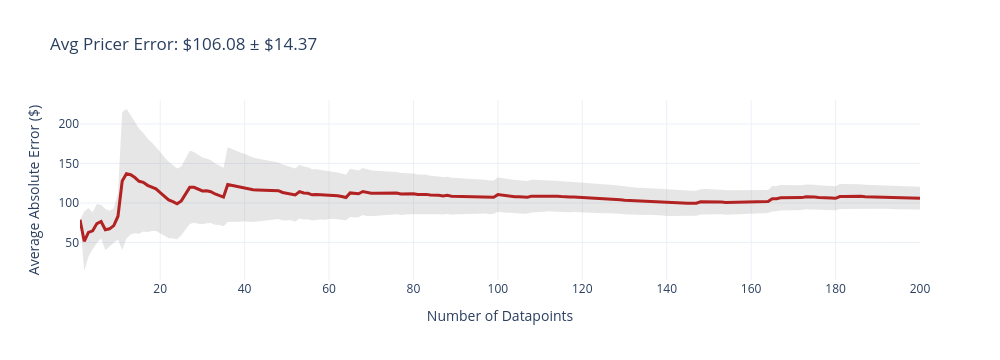
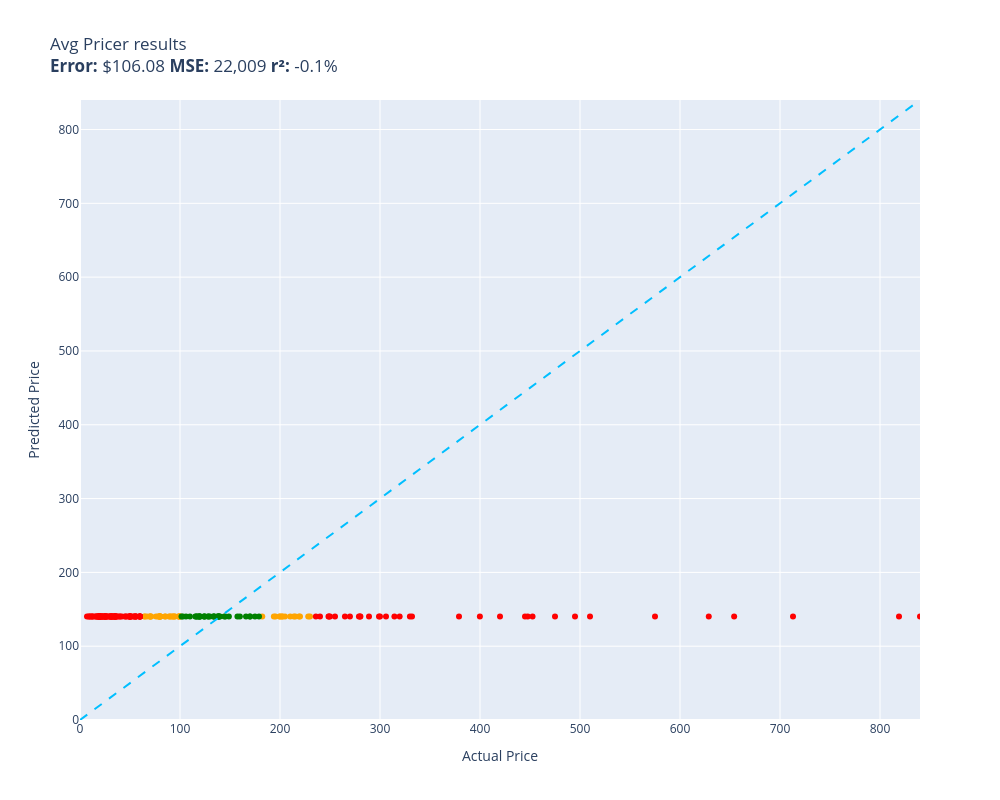

Notebook source saved alongside these figures, in order:
### Code cell
prices = [item.price for item in train]
avg_price = sum(prices) / len(prices)
def avg_pricer(item):
    return avg_price
evaluate(avg_pricer,test)

### Figure 1 — Plotly figure (JSON) as saved in the notebook; plotly's stock layout.template omitted (floating-point values rounded to 4 significant figures; data arrays with more than 128 entries replaced by an {"elided": "..."} marker saying what was removed)
{"data": [{"fill": "toself", "fillcolor": "rgba(128,128,128,0.2)", "hoverinfo": "skip", "line": {"color": "rgba(255,255,255,0)"}, "name": "95% CI", "showlegend": false, "type": "scatter", "x": {"elided": "400 int values"}, "y": {"elided": "400 float values"}}, {"customdata": {"elided": "200x1 float values"}, "hovertemplate": "n=%{x}<br>Avg Error=$%{y:,.2f}<br>±95% CI=$%{customdata[0]:,.2f}<extra></extra>", "line": {"color": "firebrick", "width": 3}, "mode": "lines", "name": "Cumulative Avg Error", "type": "scatter", "x": {"elided": "200 int values"}, "y": {"elided": "200 float values"}}], "layout": {"height": 360, "showlegend": false, "title": {"text": "Avg Pricer Error: $106.08 ± $14.37"}, "width": 1000, "xaxis": {"title": {"text": "Number of Datapoints"}}, "yaxis": {"title": {"text": "Average Absolute Error ($)"}}}}

### Figure 2 — Plotly figure (JSON) as saved in the notebook; plotly's stock layout.template omitted (floating-point values rounded to 4 significant figures)
{"data": [{"customdata": [["Old Blood Noise Excess V2 Distortion Cho...\nGuess=$140.35 Actual=$219.00"], ["EXMAX NG-10X Fresnel Lens Focusing Adapt...\nGuess=$140.35 Actual=$69.98"], ["RBC12-UPC Replacement Battery Cartridge ...\nGuess=$140.35 Actual=$229.99"], ["ACDelco GM Original Equipment FW339 Fron...\nGuess=$140.35 Actual=$215.33"], ["Panasonic KX-TG6511B DECT 6.0 PLUS Expan...\nGuess=$140.35 Actual=$79.20"], ["GJY Portable TV,10.6 inch Mini TV for AT...\nGuess=$140.35 Actual=$79.36"], ["APS iBoard 6-inch Aluminum (Black Powder...\nGuess=$140.35 Actual=$210.23"], ["HK SYSTEMS 13\" Heavy Duty Black \"Push\" O...\nGuess=$140.35 Actual=$84.95"], ["Aolemi Oil Rubbed Bronze Single Function...\nGuess=$140.35 Actual=$98.65"], ["Clementoni 39132.5 Jigsaw Puzzle 1,000 P...\nGuess=$140.35 Actual=$79.95"], ["KOMPUTERBAY 4GB 2X 2GB DDR2 1066MHz PC2-...\nGuess=$140.35 Actual=$80.34"], ["Travelpro Platinum Elite Slim Business L...\nGuess=$140.35 Actual=$213.83"], ["JRready ST6313 DT Deutsch Connector Kit,...\nGuess=$140.35 Actual=$199.68"], ["15\" Locking Shower Head Extension Arm in...\nGuess=$140.35 Actual=$79.95"], ["Dakota Alert MURS Alert Probe Sensor - M...\nGuess=$140.35 Actual=$219.99"], ["AUTOFREE LED Tail Lights Assembly Compat...\nGuess=$140.35 Actual=$201.99"], ["Evan-Fischer Front Bumper Cover Compatib...\nGuess=$140.35 Actual=$202.38"], ["Webcem Solar Shed Light Outdoor Indoor, ...\nGuess=$140.35 Actual=$77.96"], ["Festool 492370 Platin 2 S1000 Grit 6-Inc...\nGuess=$140.35 Actual=$91.00"], ["DIMARZIO 204284 DP 163FBK Blues Bucker G...\nGuess=$140.35 Actual=$89.99"], ["BESTILL Wall Mounted Shower Faucet Set, ...\nGuess=$140.35 Actual=$76.00"], ["Marvel Legends Series X-Men 6-Inch Archa...\nGuess=$140.35 Actual=$98.95"], ["ANZO USA 111207 GMC SIERRA 99-06 / YUKON...\nGuess=$140.35 Actual=$182.28"], ["Trim Kit for 2-handle Shower & Tub Valve...\nGuess=$140.35 Actual=$94.99"], ["Pioneer 2AM401-BN Two Handle Kitchen Fau...\nGuess=$140.35 Actual=$228.22"], ["4LT LUMINETTE Vanity Opal GLS BSN\nGuess=$140.35 Actual=$99.99"], ["MXR Carbon Copy Deluxe Analog Delay Guit...\nGuess=$140.35 Actual=$195.50"], ["CradlePoint Compact Broadband Router (CB...\nGuess=$140.35 Actual=$89.00"], ["Pyle Wireless Rear View Backup Camera - ...\nGuess=$140.35 Actual=$70.45"], ["Universal Power Group 12V 100Ah Sealed L...\nGuess=$140.35 Actual=$199.99"], ["Auertech Portable Washing Machine, 14lbs...\nGuess=$140.35 Actual=$98.99"], ["Amana Tool - SC587 Carbide Tipped 3-Wing...\nGuess=$140.35 Actual=$71.23"], ["ECCPP Power Steering Pump for 2009-2010 ...\nGuess=$140.35 Actual=$85.48"], ["UPR Mach 1 Chin Spoiler Fits 94-98 Musta...\nGuess=$140.35 Actual=$64.99"], ["SP Air Corporation SP-8102BU 1/4-Inch He...\nGuess=$140.35 Actual=$204.99"], ["Skullcandy Hesh Evo Bluetooth Headphones...\nGuess=$140.35 Actual=$69.99"], ["LCD Screen for Dell Inspiron 17R 17.3\" H...\nGuess=$140.35 Actual=$64.37"], ["Diversitech UC2436-3 Ultralite Condenser...\nGuess=$140.35 Actual=$80.39"], ["4 Inches Rolled Muffler Tip Catback Exha...\nGuess=$140.35 Actual=$193.88"], ["Samsung DA97-07603B Freezer Ice Maker As...\nGuess=$140.35 Actual=$93.02"], ["Intex River Run Connect Lounge (Four)\nGuess=$140.35 Actual=$94.49"], ["Blanco 230966 Valea Stainless Steel Sink...\nGuess=$140.35 Actual=$92.88"], ["KZ ZS10 Pro in Ear Monitor Headphone KZ ...\nGuess=$140.35 Actual=$66.99"], ["Fitness Center Gym Room Weight Train Dua...\nGuess=$140.35 Actual=$99.99"], ["MonMount Triple Monitor Stand Freestandi...\nGuess=$140.35 Actual=$79.99"]], "hovertemplate": "%{customdata[0]}<extra></extra>", "legendgroup": "orange", "marker": {"color": "orange", "size": 6, "symbol": "circle"}, "mode": "markers", "name": "orange", "orientation": "v", "showlegend": true, "type": "scatter", "x": [219.0, 69.98, 230.0, 215.3, 79.2, 79.36, 210.2, 84.95, 98.65, 79.95, 80.34, 213.8, 199.7, 79.95, 220.0, 202.0, 202.4, 77.96, 91.0, 89.99, 76.0, 98.95, 182.3, 94.99, 228.2, 99.99, 195.5, 89.0, 70.45, 200.0, 98.99, 71.23, 85.48, 64.99, 205.0, 69.99, 64.37, 80.39, 193.9, 93.02, 94.49, 92.88, 66.99, 99.99, 79.99], "xaxis": "x", "y": [140.3, 140.3, 140.3, 140.3, 140.3, 140.3, 140.3, 140.3, 140.3, 140.3, 140.3, 140.3, 140.3, 140.3, 140.3, 140.3, 140.3, 140.3, 140.3, 140.3, 140.3, 140.3, 140.3, 140.3, 140.3, 140.3, 140.3, 140.3, 140.3, 140.3, 140.3, 140.3, 140.3, 140.3, 140.3, 140.3, 140.3, 140.3, 140.3, 140.3, 140.3, 140.3, 140.3, 140.3, 140.3], "yaxis": "y"}, {"customdata": [["telpo Headlight Assembly Fit For 15 Camr...\nGuess=$140.35 Actual=$115.99"], ["SuppliesOutlet Compatible Toner Cartridg...\nGuess=$140.35 Actual=$144.29"], ["PEMP E65 E66 CDC Simulate Optical Fiber ...\nGuess=$140.35 Actual=$119.00"], ["Intermatic PX300 12V 300W Transformer wi...\nGuess=$140.35 Actual=$134.00"], ["CORSAIR Dominator Platinum RGB 32GB (2x1...\nGuess=$140.35 Actual=$124.00"], ["SKB iSeries 3i-13096-6KP Case for BlackM...\nGuess=$140.35 Actual=$174.99"], ["GanFindX Portable Car Hand Controls for ...\nGuess=$140.35 Actual=$159.90"], ["Scranton & Co 3 Drawer Mobile File Cabin...\nGuess=$140.35 Actual=$115.35"], ["Wenger City Upgrade Laptop Backpack with...\nGuess=$140.35 Actual=$145.42"], ["3D Tree Hole Branches 075 Stair Risers D...\nGuess=$140.35 Actual=$129.99"], ["Fjallraven, Kanken Laptop 15\" Backpack f...\nGuess=$140.35 Actual=$119.65"], ["Diversitech WG840585 Motor, (Ddb) 1/3Hp,...\nGuess=$140.35 Actual=$134.12"], ["Western Digital Enterprise RE4-GP 2TB SA...\nGuess=$140.35 Actual=$109.95"], ["PM Auto Front Right Quick Complete Strut...\nGuess=$140.35 Actual=$124.94"], ["Dell Optiplex 390 Desktop Computer i3 3....\nGuess=$140.35 Actual=$124.27"], ["Pidoko Kids Train Table, Grey with 90 Pc...\nGuess=$140.35 Actual=$119.97"], ["EMART Photography C Stand with Boom Arm,...\nGuess=$140.35 Actual=$119.99"], ["Grey Pneumatic 1311SD Impact Socket Set\nGuess=$140.35 Actual=$157.43"], ["4pc Wheel Spacers Adapters 4\" (2inch Per...\nGuess=$140.35 Actual=$116.95"], ["Urth 62mm UV, Circular Polarizing (CPL),...\nGuess=$140.35 Actual=$139.00"], ["LSI Broadcom SAS 9300-8i 8-port 12Gb/s S...\nGuess=$140.35 Actual=$118.00"], ["DuraGo 29515020 Front Hub Assembly\nGuess=$140.35 Actual=$128.34"], ["Ibanez M510OVS Acoustic Mandolin in Vint...\nGuess=$140.35 Actual=$169.99"], ["GENUINE VOLVO THERMOSTAT (3.0, 3.2) S60 ...\nGuess=$140.35 Actual=$102.85"], ["Cardone 84-58642 New HEI Electronic Dist...\nGuess=$140.35 Actual=$165.99"], ["18 Inch White Undermount Kitchen Sink - ...\nGuess=$140.35 Actual=$179.00"], ["New Replacement seat cover fits Yamaha M...\nGuess=$140.35 Actual=$138.95"], ["Evan Fischer Radiator Cooling Fan Assemb...\nGuess=$140.35 Actual=$137.34"], ["ROHL WSGUM3018WH Wire Sink Grids, White\nGuess=$140.35 Actual=$128.28"], ["ASUS VY279HE-W 27” 1080P Monitor - White...\nGuess=$140.35 Actual=$138.10"], ["KUNFINE Android Radio CarPlay & Android ...\nGuess=$140.35 Actual=$106.00"], ["StonKraft Brass Chess Board Game Set wit...\nGuess=$140.35 Actual=$140.00"], ["DuraGo BR5330 Front Vented Disc Brake Ro...\nGuess=$140.35 Actual=$101.51"], ["Vinyl Soft Top Roll-up Adjustable Truck ...\nGuess=$140.35 Actual=$148.88"], ["Targus CityGear Durable Backpack, Black,...\nGuess=$140.35 Actual=$133.43"], ["Garmin 010-12402-10 GT15M-TM Transom-Mou...\nGuess=$140.35 Actual=$138.74"], ["Xiaomi Redmi 10 2022 NFC 4G LTE (128GB +...\nGuess=$140.35 Actual=$169.99"]], "hovertemplate": "%{customdata[0]}<extra></extra>", "legendgroup": "green", "marker": {"color": "green", "size": 6, "symbol": "circle"}, "mode": "markers", "name": "green", "orientation": "v", "showlegend": true, "type": "scatter", "x": [116.0, 144.3, 119.0, 134.0, 124.0, 175.0, 159.9, 115.3, 145.4, 130.0, 119.7, 134.1, 110.0, 124.9, 124.3, 120.0, 120.0, 157.4, 117.0, 139.0, 118.0, 128.3, 170.0, 102.8, 166.0, 179.0, 138.9, 137.3, 128.3, 138.1, 106.0, 140.0, 101.5, 148.9, 133.4, 138.7, 170.0], "xaxis": "x", "y": [140.3, 140.3, 140.3, 140.3, 140.3, 140.3, 140.3, 140.3, 140.3, 140.3, 140.3, 140.3, 140.3, 140.3, 140.3, 140.3, 140.3, 140.3, 140.3, 140.3, 140.3, 140.3, 140.3, 140.3, 140.3, 140.3, 140.3, 140.3, 140.3, 140.3, 140.3, 140.3, 140.3, 140.3, 140.3, 140.3, 140.3], "yaxis": "y"}, {"customdata": [["NewPower99 Battery Kit for Samsung Galax...\nGuess=$140.35 Actual=$54.95"], ["Stand for Raven Pro Document Scanner - P...\nGuess=$140.35 Actual=$29.85"], ["8544771 Dryer Heating Element, 279816 Th...\nGuess=$140.35 Actual=$35.74"], ["Pump Head TBVECHI 175PSI 4KW 5.5HP 21CFM...\nGuess=$140.35 Actual=$329.90"], ["Bam France 2002XL Contoured Hightech Bla...\nGuess=$140.35 Actual=$713.00"], ["Metabo HPT 36V MultiVolt™ Cordless Rotar...\nGuess=$140.35 Actual=$379.00"], ["46mm Digital Pro High-Resolution Close-U...\nGuess=$140.35 Actual=$19.99"], ["Innovative Percussion CB-6 Chamois Bass ...\nGuess=$140.35 Actual=$54.32"], ["LOVE MEI Galaxy S10 Lite Case, Military ...\nGuess=$140.35 Actual=$32.98"], ["LD Products Compatible Toner Cartridge R...\nGuess=$140.35 Actual=$49.98"], ["Bam Trekking 3027SB Single Black Clarine...\nGuess=$140.35 Actual=$332.00"], ["DEWALT 20V MAX* XR Impact Driver with Bl...\nGuess=$140.35 Actual=$452.53"], ["Mini PC, Kinupute Desktop Computer E3-12...\nGuess=$140.35 Actual=$495.00"], ["June Garden 12\" Sweet Dolly Charlotte - ...\nGuess=$140.35 Actual=$19.99"], ["10GBase-LR SFP+ Transceiver, Handar 10GB...\nGuess=$140.35 Actual=$19.99"], ["Deco Mount Pro Tripod Microphone Stand w...\nGuess=$140.35 Actual=$59.95"], ["Canon EOS Rebel T7 Digital SLR Camera wi...\nGuess=$140.35 Actual=$819.00"], ["Evergreen HSHB2005 Cylinder Head Gasket ...\nGuess=$140.35 Actual=$59.69"], ["Task T24287 Roman Ogee Router Bit with 1...\nGuess=$140.35 Actual=$55.88"], ["Southwire 120V/15A Right Angle User Atta...\nGuess=$140.35 Actual=$37.87"], ["Mylites+ Standard Comic Book Mylar Sleev...\nGuess=$140.35 Actual=$34.99"], ["Tidal Front + Rear Fender Flares 4PC Poc...\nGuess=$140.35 Actual=$254.99"], ["DALDED LED Light Kit for Lego Sonic Gree...\nGuess=$140.35 Actual=$24.99"], ["152MM Hole Saws M42 Bi-Metal High Speed ...\nGuess=$140.35 Actual=$17.99"], ["Baseball Backpacks Large 18 Inch Bookbag...\nGuess=$140.35 Actual=$31.77"], ["Adams Check Payment and Deposit Register...\nGuess=$140.35 Actual=$35.49"], ["KOHLER 18865-CP Filtered Water Faucet, P...\nGuess=$140.35 Actual=$475.00"], ["Projector, CRAZVIEW Projector with WiFi ...\nGuess=$140.35 Actual=$53.40"], ["Retevis RT68 Soft Earhook Walkie Talkie ...\nGuess=$140.35 Actual=$6.99"], ["MC: Pindicator (Dual Intensity Amber)\nGuess=$140.35 Actual=$40.00"], ["Laisomeke Waterproof Junction Box, Unive...\nGuess=$140.35 Actual=$11.99"], ["Sumerain S1339CM Double Handle Widesprea...\nGuess=$140.35 Actual=$235.86"], ["Poison Spyder 10-08-020 Rocker Knocker\nGuess=$140.35 Actual=$628.76"], ["VLAND LED Smoked Taillights Compatible F...\nGuess=$140.35 Actual=$239.99"], ["Lighted Triangle Mirror Cabinet Bathroom...\nGuess=$140.35 Actual=$445.00"], ["Tablet PC Cover Compatible with Lenovo T...\nGuess=$140.35 Actual=$31.61"], ["Miyaya@ Funny Animal Masks Collection fo...\nGuess=$140.35 Actual=$16.99"], ["Trail Gear Twin Stick Kit for Top Shift ...\nGuess=$140.35 Actual=$279.92"], ["Engine Thermostat, Replace 19301-PAA-306...\nGuess=$140.35 Actual=$18.89"], ["Ultra Duster Canned Air Net 10 Oz 6-Pack\nGuess=$140.35 Actual=$49.90"], ["Beck/Arnley 0421945 Air Filter\nGuess=$140.35 Actual=$35.87"], ["IQShield Screen Protector Compatible wit...\nGuess=$140.35 Actual=$9.95"], ["Liberty Imports 12 Pack: US Military Toy...\nGuess=$140.35 Actual=$16.98"], ["Neporal Full Spectrum Light Bulb, 6000K ...\nGuess=$140.35 Actual=$18.59"], ["Satco S9596, 4 Count (Pack of 1), 4.18\nGuess=$140.35 Actual=$12.00"], ["Ceramic Talavera Mexican Tile 4x4\", 9 Pi...\nGuess=$140.35 Actual=$29.95"], ["Intrepid International Dressage Letters-...\nGuess=$140.35 Actual=$26.99"], ["LEGO Marvel Avengers War Machine Buster ...\nGuess=$140.35 Actual=$59.95"], ["Kingston Brass KS269SN Kingston Clawfoot...\nGuess=$140.35 Actual=$305.99"], ["KOHLER K-1185540-CP Assembly-Slider\nGuess=$140.35 Actual=$45.67"], ["KUNN Small Electrician Tool Pouch Utilit...\nGuess=$140.35 Actual=$21.99"], ["iPhone 12/12 Pro Nicaragua Guardabarranc...\nGuess=$140.35 Actual=$19.97"], ["Replacement Remote Control for PANASONIC...\nGuess=$140.35 Actual=$34.95"], ["KS K-STORM Replacement Silicone Mushroom...\nGuess=$140.35 Actual=$8.50"], ["LSSAGOON Backpack for Women Teen Kids Gi...\nGuess=$140.35 Actual=$33.99"], ["Aeromotive 13304 Regulator, X1 Adjustabl...\nGuess=$140.35 Actual=$269.95"], ["Walker Exhaust Ultra EPA 16478 Direct Fi...\nGuess=$140.35 Actual=$574.99"], ["GE RPWF SmartWater Comparable Refrigerat...\nGuess=$140.35 Actual=$36.99"], ["MGP Caliper Covers 39011SACURD Red Powde...\nGuess=$140.35 Actual=$249.00"], ["Royal Designs, Inc. Decorative Abundant ...\nGuess=$140.35 Actual=$24.95"], ["Canon Sure Shot 90u 35mm Date Camera\nGuess=$140.35 Actual=$399.89"], ["NewFantasia Replacement Audio Cable with...\nGuess=$140.35 Actual=$31.00"], ["Mikrotik RB3011UIAS-RM RouterBOARD 10xGi...\nGuess=$140.35 Actual=$299.00"], ["MONOCARBON Forged Carbon Fiber Case for ...\nGuess=$140.35 Actual=$59.99"], ["AC Compressor & A/C Kit For BMW 335i 335...\nGuess=$140.35 Actual=$314.41"], ["Wilkinson LOW GAUSS Vintage Tone Strat S...\nGuess=$140.35 Actual=$30.93"], ["Berta (6 Pieces) 1-1/4 inch Overlay, 90 ...\nGuess=$140.35 Actual=$24.66"], ["Chalkboard Name Badges with Magnetic Bac...\nGuess=$140.35 Actual=$19.95"], ["Linkloos Solar Street Lights Outdoor Wat...\nGuess=$140.35 Actual=$55.99"], ["USB Charger, CIVIE High Speed 60W Multip...\nGuess=$140.35 Actual=$15.99"], ["Hp Pavilion P7-1257c Motherboard Aahd3-h...\nGuess=$140.35 Actual=$59.86"], ["Kastar Battery Pack Replacement for Sony...\nGuess=$140.35 Actual=$19.99"], ["AZX Stylus Pencil for Apple iPad Pro 202...\nGuess=$140.35 Actual=$29.99"], ["Raspberry Pi 3 Model B+ Aluminum Case Me...\nGuess=$140.35 Actual=$14.99"], ["Music Hall pa15.3 MM/MC Phono Preamplifi...\nGuess=$140.35 Actual=$250.00"], ["Lorell Bell Chair Glide, 2.5\", Black\nGuess=$140.35 Actual=$19.50"], ["CTLAMP XL-2100 Professional Quality XL-2...\nGuess=$140.35 Actual=$32.00"], ["200 ' feet True 14 Gauge AWG CCA Speaker...\nGuess=$140.35 Actual=$44.95"], ["Competition Clutch Disc and Pressure Pla...\nGuess=$140.35 Actual=$510.00"], ["APS iBoard (304 Stainless Steel Polished...\nGuess=$140.35 Actual=$264.95"], ["200 Couples Conversation Cards - Enjoy B...\nGuess=$140.35 Actual=$32.97"], ["The Puppet Company - Carpet-Unicorn, Whi...\nGuess=$140.35 Actual=$19.00"], ["KYX Racing Hardened Steel Center Drive S...\nGuess=$140.35 Actual=$46.99"], ["Baumgartens Sicurix Blank PVC ID Cards (...\nGuess=$140.35 Actual=$19.11"], ["VIPMOTOZ Sequential Turn Signal Premium ...\nGuess=$140.35 Actual=$278.94"], ["A-Premium Front Suspension Steering Knuc...\nGuess=$140.35 Actual=$48.99"], ["OEM Samsung Remote Control Shipped with ...\nGuess=$140.35 Actual=$56.00"], ["Venom Power Terra Hunter R/T+ R/T All-Te...\nGuess=$140.35 Actual=$319.65"], ["Custom Engagement Logo Desk Embosser Sea...\nGuess=$140.35 Actual=$49.95"], ["Audio Techinca ATW-T1002 System 10 Handh...\nGuess=$140.35 Actual=$289.00"], ["520 Pieces Christmas Envelope Seal Stick...\nGuess=$140.35 Actual=$25.99"], ["LD Compatible Ink Cartridge Replacement ...\nGuess=$140.35 Actual=$41.99"], ["BestPricedDecals Wine A BIT, You'll Feel...\nGuess=$140.35 Actual=$12.98"], ["Dell XPS 13 9343-2727SLV 13.3\" Full HD S...\nGuess=$140.35 Actual=$839.99"], ["VATOS 4 Packs Bubble Machine Gun for Kid...\nGuess=$140.35 Actual=$22.88"], ["Steering Wheel, Carbon Fiber Automotive ...\nGuess=$140.35 Actual=$447.74"], ["BXYJY for Samsung Galaxy Z Fold 3 Case w...\nGuess=$140.35 Actual=$49.99"], ["VONADO Space Wars Colonial Viper MK1 Bui...\nGuess=$140.35 Actual=$39.99"], ["Replacement Remote Control fit for Sony ...\nGuess=$140.35 Actual=$9.99"], ["Disney Princess Sparkling Princess Sleep...\nGuess=$140.35 Actual=$24.95"], ["sabermaster TCG Playmat yugioh playmat T...\nGuess=$140.35 Actual=$21.99"], ["Pacific Drums PDCM1618TTRB 16 x 18 Inche...\nGuess=$140.35 Actual=$419.99"], ["Star Wars Die-Cast Metal TITANIUM Series...\nGuess=$140.35 Actual=$22.70"], ["Glovion Music Stand Light, Clip On Piano...\nGuess=$140.35 Actual=$27.99"], ["Empava 24\" Single Wall Ovens 10 Cooking ...\nGuess=$140.35 Actual=$654.14"], ["Think Gizmos Build Your Own Robot Toys f...\nGuess=$140.35 Actual=$24.95"], ["HP Laserjet 2100 Laser Printer W/Test Pr...\nGuess=$140.35 Actual=$299.98"], ["PowerSport Front Rear Brakes and Rotors ...\nGuess=$140.35 Actual=$248.51"], ["Viola Bow 4/4 Full Size Carbon Fiber (Bl...\nGuess=$140.35 Actual=$49.99"], ["VTech Strum and Jam Kidi Musical Guitar ...\nGuess=$140.35 Actual=$21.99"], ["Fender Hendrix Voodoo Child Coiled Instr...\nGuess=$140.35 Actual=$59.99"], ["W11130208 W10695459 Refrigerator LED Mod...\nGuess=$140.35 Actual=$26.59"], ["Jada Toys Ryan's World Combo Panda Airli...\nGuess=$140.35 Actual=$34.94"], ["Pyle 2x120 Watt Home Audio Speaker Power...\nGuess=$140.35 Actual=$50.92"], ["STICKGOO Peel and Stick Backsplash for K...\nGuess=$140.35 Actual=$34.99"], ["For Volvo C70 S70 V70 V40 S40 AC Compres...\nGuess=$140.35 Actual=$280.41"], ["Refresh NSF-53 Premium Replacement Refri...\nGuess=$140.35 Actual=$50.99"], ["NICKSTON Red Sparkling Glitter Slim Band...\nGuess=$140.35 Actual=$25.99"]], "hovertemplate": "%{customdata[0]}<extra></extra>", "legendgroup": "red", "marker": {"color": "red", "size": 6, "symbol": "circle"}, "mode": "markers", "name": "red", "orientation": "v", "showlegend": true, "type": "scatter", "x": [54.95, 29.85, 35.74, 329.9, 713.0, 379.0, 19.99, 54.32, 32.98, 49.98, 332.0, 452.5, 495.0, 19.99, 19.99, 59.95, 819.0, 59.69, 55.88, 37.87, 34.99, 255.0, 24.99, 17.99, 31.77, 35.49, 475.0, 53.4, 6.99, 40.0, 11.99, 235.9, 628.8, 240.0, 445.0, 31.61, 16.99, 279.9, 18.89, 49.9, 35.87, 9.95, 16.98, 18.59, 12.0, 29.95, 26.99, 59.95, 306.0, 45.67, 21.99, 19.97, 34.95, 8.5, 33.99, 269.9, 575.0, 36.99, 249.0, 24.95, 399.9, 31.0, 299.0, 59.99, 314.4, 30.93, 24.66, 19.95, 55.99, 15.99, 59.86, 19.99, 29.99, 14.99, 250.0, 19.5, 32.0, 44.95, 510.0, 264.9, 32.97, 19.0, 46.99, 19.11, 278.9, 48.99, 56.0, 319.6, 49.95, 289.0, 25.99, 41.99, 12.98, 840.0, 22.88, 447.7, 49.99, 39.99, 9.99, 24.95, 21.99, 420.0, 22.7, 27.99, 654.1, 24.95, 300.0, 248.5, 49.99, 21.99, 59.99, 26.59, 34.94, 50.92, 34.99, 280.4, 50.99, 25.99], "xaxis": "x", "y": [140.3, 140.3, 140.3, 140.3, 140.3, 140.3, 140.3, 140.3, 140.3, 140.3, 140.3, 140.3, 140.3, 140.3, 140.3, 140.3, 140.3, 140.3, 140.3, 140.3, 140.3, 140.3, 140.3, 140.3, 140.3, 140.3, 140.3, 140.3, 140.3, 140.3, 140.3, 140.3, 140.3, 140.3, 140.3, 140.3, 140.3, 140.3, 140.3, 140.3, 140.3, 140.3, 140.3, 140.3, 140.3, 140.3, 140.3, 140.3, 140.3, 140.3, 140.3, 140.3, 140.3, 140.3, 140.3, 140.3, 140.3, 140.3, 140.3, 140.3, 140.3, 140.3, 140.3, 140.3, 140.3, 140.3, 140.3, 140.3, 140.3, 140.3, 140.3, 140.3, 140.3, 140.3, 140.3, 140.3, 140.3, 140.3, 140.3, 140.3, 140.3, 140.3, 140.3, 140.3, 140.3, 140.3, 140.3, 140.3, 140.3, 140.3, 140.3, 140.3, 140.3, 140.3, 140.3, 140.3, 140.3, 140.3, 140.3, 140.3, 140.3, 140.3, 140.3, 140.3, 140.3, 140.3, 140.3, 140.3, 140.3, 140.3, 140.3, 140.3, 140.3, 140.3, 140.3, 140.3, 140.3, 140.3], "yaxis": "y"}, {"hoverinfo": "skip", "line": {"color": "deepskyblue", "dash": "dash", "width": 2}, "mode": "lines", "name": "y = x", "showlegend": false, "type": "scatter", "x": [0, 840.0], "y": [0, 840.0]}], "layout": {"height": 800, "legend": {"title": {"text": "color"}, "tracegroupgap": 0}, "showlegend": false, "title": {"text": "Avg Pricer results<br><b>Error:</b> $106.08 <b>MSE:</b> 22,009 <b>r²:</b> -0.1%"}, "width": 1000, "xaxis": {"anchor": "y", "domain": [0, 1], "range": [0, 840.0], "title": {"text": "Actual Price"}}, "yaxis": {"anchor": "x", "domain": [0, 1], "range": [0, 840.0], "title": {"text": "Predicted Price"}}}}
